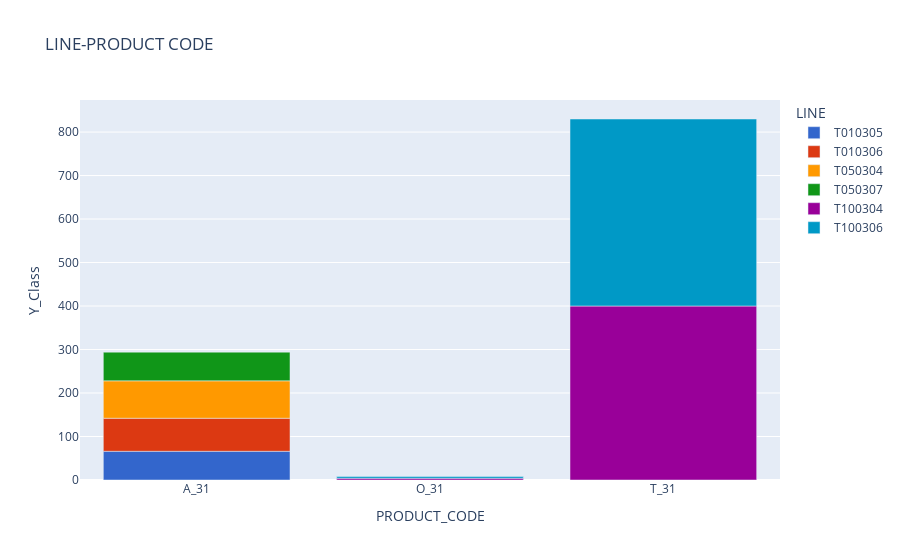

Notebook cell for this chart:
### Code cell
# LINE-PRODUCT 군집 데이터별 개수 확인
grouped = nonX_original['Y_Class'].groupby([nonX_original['PRODUCT_CODE'], nonX_original['LINE']]).count()
grouped = grouped.to_frame().reset_index()
fig = px.bar(grouped, x="PRODUCT_CODE", y="Y_Class", color = "LINE", title="LINE-PRODUCT CODE", color_discrete_sequence=px.colors.qualitative.G10)
fig.show()

### Figure 1 — Plotly figure (JSON) as saved in the notebook; plotly's stock layout.template omitted (floating-point values rounded to 4 significant figures)
{"data": [{"alignmentgroup": "True", "hovertemplate": "LINE=T010305<br>PRODUCT_CODE=%{x}<br>Y_Class=%{y}<extra></extra>", "legendgroup": "T010305", "marker": {"color": "#3366CC", "pattern": {"shape": ""}}, "name": "T010305", "offsetgroup": "T010305", "orientation": "v", "showlegend": true, "textposition": "auto", "type": "bar", "visible": true, "x": ["A_31"], "xaxis": "x", "y": [66], "yaxis": "y"}, {"alignmentgroup": "True", "hovertemplate": "LINE=T010306<br>PRODUCT_CODE=%{x}<br>Y_Class=%{y}<extra></extra>", "legendgroup": "T010306", "marker": {"color": "#DC3912", "pattern": {"shape": ""}}, "name": "T010306", "offsetgroup": "T010306", "orientation": "v", "showlegend": true, "textposition": "auto", "type": "bar", "visible": true, "x": ["A_31"], "xaxis": "x", "y": [76], "yaxis": "y"}, {"alignmentgroup": "True", "hovertemplate": "LINE=T050304<br>PRODUCT_CODE=%{x}<br>Y_Class=%{y}<extra></extra>", "legendgroup": "T050304", "marker": {"color": "#FF9900", "pattern": {"shape": ""}}, "name": "T050304", "offsetgroup": "T050304", "orientation": "v", "showlegend": true, "textposition": "auto", "type": "bar", "visible": true, "x": ["A_31"], "xaxis": "x", "y": [86], "yaxis": "y"}, {"alignmentgroup": "True", "hovertemplate": "LINE=T050307<br>PRODUCT_CODE=%{x}<br>Y_Class=%{y}<extra></extra>", "legendgroup": "T050307", "marker": {"color": "#109618", "pattern": {"shape": ""}}, "name": "T050307", "offsetgroup": "T050307", "orientation": "v", "showlegend": true, "textposition": "auto", "type": "bar", "visible": true, "x": ["A_31"], "xaxis": "x", "y": [66], "yaxis": "y"}, {"alignmentgroup": "True", "hovertemplate": "LINE=T100304<br>PRODUCT_CODE=%{x}<br>Y_Class=%{y}<extra></extra>", "legendgroup": "T100304", "marker": {"color": "#990099", "pattern": {"shape": ""}}, "name": "T100304", "offsetgroup": "T100304", "orientation": "v", "showlegend": true, "textposition": "auto", "type": "bar", "visible": true, "x": ["O_31", "T_31"], "xaxis": "x", "y": [4, 400], "yaxis": "y"}, {"alignmentgroup": "True", "hovertemplate": "LINE=T100306<br>PRODUCT_CODE=%{x}<br>Y_Class=%{y}<extra></extra>", "legendgroup": "T100306", "marker": {"color": "#0099C6", "pattern": {"shape": ""}}, "name": "T100306", "offsetgroup": "T100306", "orientation": "v", "showlegend": true, "textposition": "auto", "type": "bar", "visible": true, "x": ["O_31", "T_31"], "xaxis": "x", "y": [4, 430], "yaxis": "y"}], "layout": {"autosize": true, "barmode": "relative", "legend": {"title": {"text": "LINE"}, "tracegroupgap": 0}, "title": {"text": "LINE-PRODUCT CODE"}, "xaxis": {"anchor": "y", "autorange": true, "domain": [0, 1], "range": [-0.5, 2.5], "title": {"text": "PRODUCT_CODE"}, "type": "category"}, "yaxis": {"anchor": "x", "autorange": true, "domain": [0, 1], "range": [0, 873.7], "title": {"text": "Y_Class"}, "type": "linear"}}}
